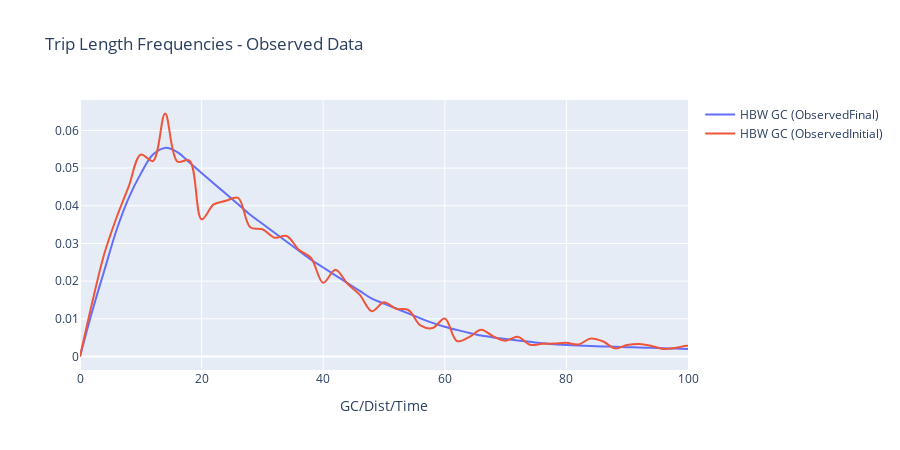

Write notebook code for a chart like this one.
### Code cell
# MAKE INTERACTIVE CHART
py.offline.init_notebook_mode(connected=True)

lstTripPurp  = dfObsModelMerge['TRIPPURP'].unique().tolist() # HBW, HBShp, HBOth,...
lstTLFType   = dfObsModelMerge['TLFTYPE' ].unique().tolist() # GC, Time, Dist
lstModOpt    = dfObsModelMerge['FF_CALIB_ROUND'].unique().tolist()
    
selectTripPurp     = widgets.SelectMultiple(options=lstTripPurp                     , value=('HBW',)                     , description='Trip Purpose')
selectTLFType      = widgets.SelectMultiple(options=lstTLFType                      , value=('GC' ,)                     , description='TLF Type'    )
selectPreset       = widgets.Select        (options=dfZoomPresets['PRESET'].tolist(), value= 'Begin'                     , description='Zoom Presets')
selectModelOption  = widgets.SelectMultiple(options=lstModOpt                       , value=(lstModOpt[-1],lstModOpt[-2]), description='Model Runs'  )

#custom extents
xmin = widgets.Text(value='0'  , description='X Min')
xmax = widgets.Text(value='160' , description='X Max')
ymin = widgets.Text(value='0'  , description='Y Min')
ymax = widgets.Text(value='.10', description='Y Max')

widgets.interactive(update_plot_mod_vs_obs, modeloption=selectModelOption,trippurps=selectTripPurp, tlftypes=selectTLFType, zoompreset=selectPreset, xmin=xmin, xmax=xmax, ymin=ymin, ymax=ymax)

#ADD RAW OBSERVED CURVES

### Figure 1 — Plotly figure (JSON) as saved in the notebook; plotly's stock layout.template omitted (floating-point values rounded to 4 significant figures; data arrays with more than 128 entries replaced by an {"elided": "..."} marker saying what was removed)
{"data": [{"line": {"shape": "spline"}, "mode": "lines", "name": "HBW GC (ObservedFinal)", "type": "scatter", "x": {"elided": "206 int values"}, "y": {"elided": "206 float values"}}, {"line": {"shape": "spline"}, "mode": "lines", "name": "HBW GC (ObservedInitial)", "type": "scatter", "x": {"elided": "206 int values"}, "y": {"elided": "206 float values"}}], "layout": {"height": 450, "title": {"text": "Trip Length Frequencies - Observed Data"}, "xaxis": {"range": [0, 100], "title": {"text": "GC/Dist/Time"}}, "yaxis": {"range": [0, null], "title": {"text": ""}}}}
